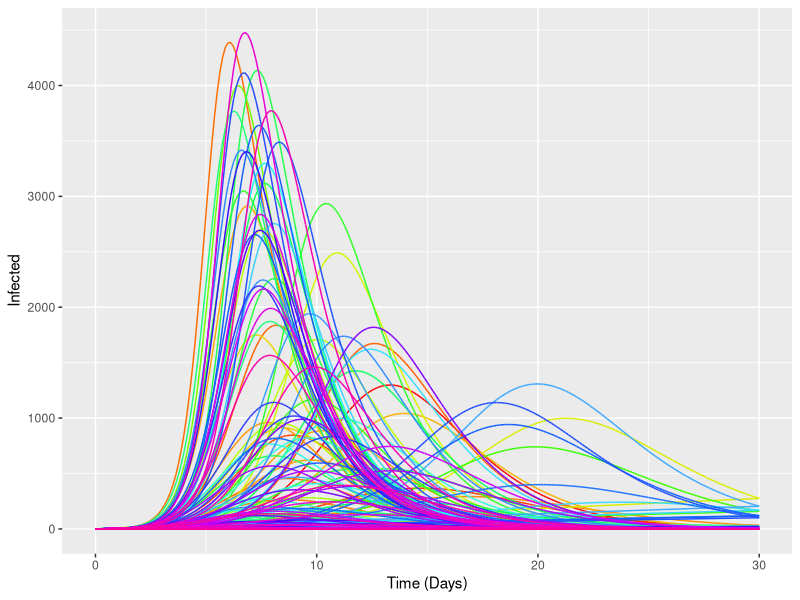

Recreate this plot in R. (Note: this script raises an error after producing the figure.)
library(tidyverse)
library(stringr)


# Read in the Vensim data
d <- read_tsv("papers/SD tidyverse/data/Sensitivity.dat")

# Convert to tidy data forma and calculate the simulation time

START_TIME <- 0
DT <- 0.125

td <- gather(d,Time,Value,-(Simulation:VF)) %>% 
          mutate(TSeq=parse_integer(str_extract(Time,"\\d+"))) %>%
          mutate(SimTime=START_TIME+(TSeq-1)*DT) %>%
          arrange(Simulation)

# display all the simulation traces
       
ggplot(td,aes(x=SimTime,y=Value,color=Simulation)) + 
  geom_path() + scale_colour_gradientn(colours=rainbow(10))+
  ylab("Infected") +
  xlab("Time (Days)")  + guides(color=FALSE) 

# Find the maximum of the infection curve for each simulation

i_td <- td %>% group_by(Simulation) %>%
                 summarise(InfMax=max(Value),R0=R0[1],VF=VF[1])

# Print this on a colourful scatter plot

ggplot(data=a_td,mapping = aes(x=R0,y=VF,size=InfMax,colour=InfMax)) + geom_point() + 
  scale_colour_gradientn(colours=rev(rainbow(5)))

# Calculate the average for the simulation runs

a_td <- td %>% group_by(SimTime) %>%
              summarise(Avr=mean(Value),
                        SD=sd(Value))

ggplot()+geom_path(data=td,mapping=aes(x=SimTime,y=Value,color=Simulation)) + 
  scale_colour_gradientn(colours=rainbow(10))+
  ylab("Infected") +
  xlab("Time (Days)")  + guides(color=FALSE)+
  geom_line(data=a_td,mapping=aes(x=SimTime,y=Avr),colour="black",size=2,linetype="dotted")


# Mention statistical screening as options too...




